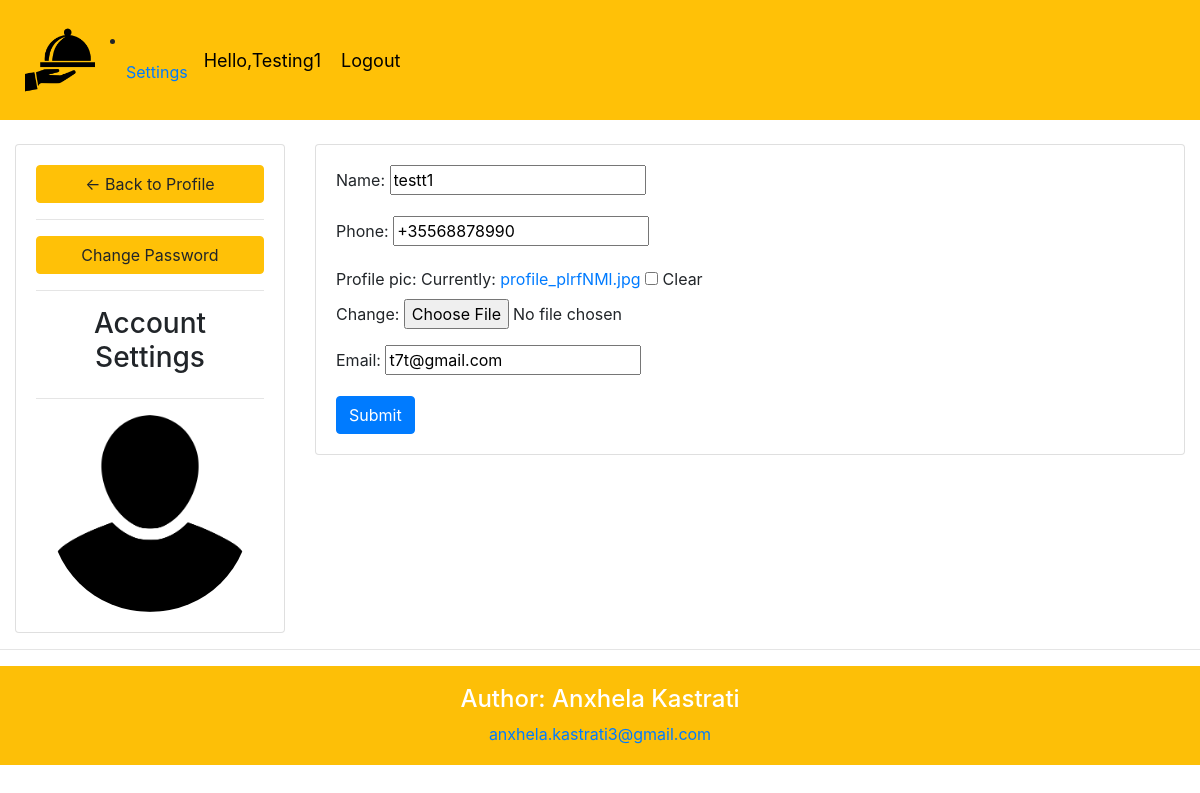
Page /account/ (signed in) on the committed database.
### order/models.py (models this page shows, shortened)
class Customer(models.Model):
	user = models.OneToOneField(User, null=True, on_delete=models.CASCADE)
	name = models.CharField(max_length=200, null=True)
	phone = models.CharField(max_length=200, null=True)
	profile_pic = models.ImageField(default="profile_plrfNMl.jpg", null=True, blank=True)
	email = models.CharField(max_length=200, null=True)
	date_created = models.DateTimeField(auto_now_add=True, null=True)

### order/decorators.py (the view)
		def wrapper_func(request, *args, **kwargs):
			group = None
			if request.user.groups.exists():
				group = request.user.groups.all()[0].name
			if group in allowed_roles:
				return view_func(request, *args, **kwargs)
			else:
				return HttpResponse('You are not authorized to view this page')

### order/forms.py
class CustomerForm(ModelForm):
	class Meta:
		model = Customer
		fields = '__all__'
		exclude = ['user']

### order/views.py (called while the page is built)
@login_required(login_url='login')
@allowed_users(allowed_roles=['customer'])
def accountSettings(request):
    customer = request.user.customer
    form = CustomerForm(instance=customer)
    if request.method == 'POST':
        form = CustomerForm(request.POST, request.FILES, instance=customer)
        if form.is_valid():
            form.save()
    context = {'form': form}
    return render(request, 'order/account_settings.html', context)

### order/templates/order/account_settings.html (shortened to what this page needs)
{%  extends 'order/main.html' %}
{% load static %}
{% block content %}
<br>
<div class="row">
	<div class="col-md-3">
		<div class="card card-body">
			<a class="btn btn-warning" href="{% url 'home' %}"> &#8592; Back to Profile</a>
            <hr>
            <a class="btn btn-warning" href="{% url 'password-change' %}"> Change Password</a>
			<hr>
			<h3 style="text-align: center">Account Settings</h3>
			<hr>
			<img class="profile-pic" src="{{request.user.customer.profile_pic.url}}" >
		</div>
	</div>
	<div class="col-md-9">
		<div class="card card-body">
			<form method="POST" action="" enctype="multipart/form-data">
				{{form.as_p}}
			<input class="btn btn-primary" type="submit" name="Update Information">
			</form>
		</div>
	</div>
</div>
{% endblock %}

### order/templates/order/navbar.html (shortened to what this page needs)
{% load static %}
<nav class="navbar navbar-expand-lg navbar-dark bg-warning">
      <img src="{% static 'images/logo.png' %}" style="width:100px;height:100px; padding: 15px">
     {% if request.user.is_staff %}
  <a class="navbar-brand" href={% url 'home' %}>Dashboard</a>
  <div class="collapse navbar-collapse" id="navbarTogglerDemo03">
    <ul class="navbar-nav">
      <li class="nav-item active">
        <a class="nav-link" href={% url 'items' %}>Items <span class="sr-only">(current)</span></a>
      </li>
       <li class="nav-item">
        <a class="nav-link" href="#">Menu</a>
      </li>
       {% else %}
         <br>
       <li class="nav-item">
        <a  class="nav-link" href="{% url 'account' %}">Settings</a>
      </li>
      {% endif %}
    <span class="hello">Hello,{{request.user}}</span>
  <span ><a  class="hello" href="{% url 'logout' %}">Logout</a></span>
</nav>

### static/css/main.css (style rules this page uses)
body { background-color: #ffffff; }
.navbar { padding: 10px; }

### order/templates/order/navbar.html (style rules this page uses)
.hello { font-size: 18px; color: #000000; margin-right: 20px; }

### order/templates/order/account_settings.html (style rules this page uses)
.profile-pic { max-width: 200px; max-height:200px; margin: 0 auto; border-radius: 50%; }

### rows in the picture
Customer: name "testt1", phone "+35568878990", email "t7t@gmail.com"

### other values in the picture
{{ request.user }} "Testing1"
